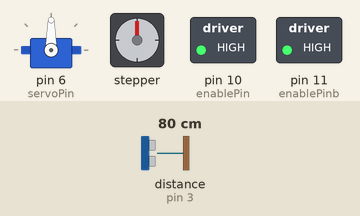
Bench run of a sketch on a simulated Arduino Uno, built with avr-gcc and run on an emulated ATmega328P. On the bench: servo, stepper motor, switched loads named in the sketch (green lamp = pin HIGH). Inputs (shaded band) come from the test bench; at power-on: distance to the obstacle (sensor on pin 3) 80 cm. The echo pulse lasts 58.3 µs per cm; stepper angles assume 200 steps per turn; pins used as bus, display or sensor lines are not drawn.

Above: at 1.2 s.
1.3 s: distance to the obstacle (sensor on pin 3) set to 23 cm
4.3 s: distance to the obstacle (sensor on pin 3) set to 18 cm
At 4.7 s:
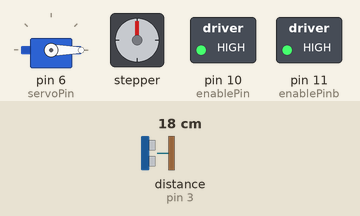
5.8 s: distance to the obstacle (sensor on pin 3) set to 35 cm
At 5.95 s:
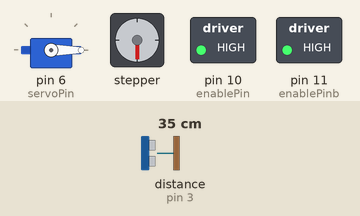
At 21.86 s:
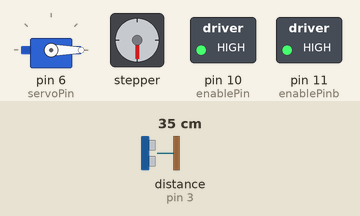
Timing chart, 0 to 23.5 s (numbered marks = the images above; inputs shaded):
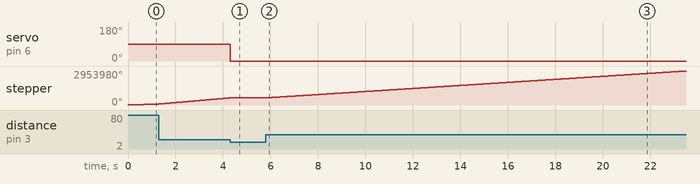

The sketch:

servoandultrasnic.ino
```cpp
#include <Stepper.h>
#include <Servo.h>

// Ultrasonic sensor pins
const int trigPin = 2;
const int echoPin = 3;

// Servo motor pin
const int servoPin = 6;

// Stepper motor pins
const int motor1Pin1 = 3;
const int motor1Pin2 = 2;
const int motor2Pin1 = 7;
const int motor2Pin2 = 8;

// Define servo and stepper objects
Servo myServo;
Stepper myStepper(200, motor1Pin1, motor1Pin2, motor2Pin1, motor2Pin2);

// Define enable pin for L298N motor driver
const int enablePin = 10;
const int enablePinb = 11;


void setup() {
  // Initialize serial communication
  Serial.begin(9600);

  // Set up ultrasonic sensor pins
  pinMode(trigPin, OUTPUT);
  pinMode(echoPin, INPUT);

  // Set up servo motor
  myServo.attach(servoPin);

  // Set up motor driver enable pin
  pinMode(enablePin, OUTPUT);
  digitalWrite(enablePin, HIGH); // Enable the motor driver

  pinMode(enablePinb, OUTPUT);
  digitalWrite(enablePinb, HIGH); // Enable the motor driver

}

void loop() {
  // Check for obstacles
  if (checkObstacle()) {
    // If obstacle detected, scan for clear path
    int obstacleDirection = scanForClearPath();

    // Move accordingly based on the result of scanning
    if (obstacleDirection == 1) {
      moveRight();
    } else if (obstacleDirection == -1) {
      moveLeft();
    }
  } else {
    // If no obstacle, move forward
    moveForward();
  }
}

bool checkObstacle() {
  // Trigger the ultrasonic sensor
  digitalWrite(trigPin, LOW);
  delayMicroseconds(2);
  digitalWrite(trigPin, HIGH);
  delayMicroseconds(10);
  digitalWrite(trigPin, LOW);

  // Measure the pulse from echo pin
  long duration = pulseIn(echoPin, HIGH);

  // Convert the duration to distance
  float distance = duration * 0.034 / 2;

  // Check if there is an obstacle within a certain distance threshold
  if (distance < 20) {
    return true; // Obstacle detected
  } else {
    return false; // No obstacle
  }
}

int scanForClearPath() {
  // Scan from -90 to 90 degrees with the servo motor
  for (int angle = -90; angle <= 90; angle += 10) {
    myServo.write(angle);
    delay(500); // Wait for the servo to reach its position

    // Check for obstacles in the current direction
    if (!checkObstacle()) {
      return angle < 0 ? -1 : 1; // Return -1 for left, 1 for right
    }
  }

  // If no clear path found, return 0
  return 0;
}

void moveForward() {
  // Rotate the stepper motor forward
  myStepper.step(200); // Adjust steps as needed
}

void moveRight() {
  // Rotate the stepper motor to turn right
  myStepper.step(-100); // Adjust steps as needed
}

void moveLeft() {
  // Rotate the stepper motor to turn left
  myStepper.step(100); // Adjust steps as needed
}
```

Measured:
- the behaviour switches between 21 and 20 cm on distance to the obstacle (sensor on pin 3) (found by bisection; images 0 and 1)
- after the input at 4.3 s, servo on pin 6 (servoPin): 90° → 0° at once
- after the input at 5.8 s, servo on pin 6 (servoPin): stays 0° (without the input it goes to 10° after 3.5 s); stepper: keeps turning clockwise at about 131951°/s, starting at once
